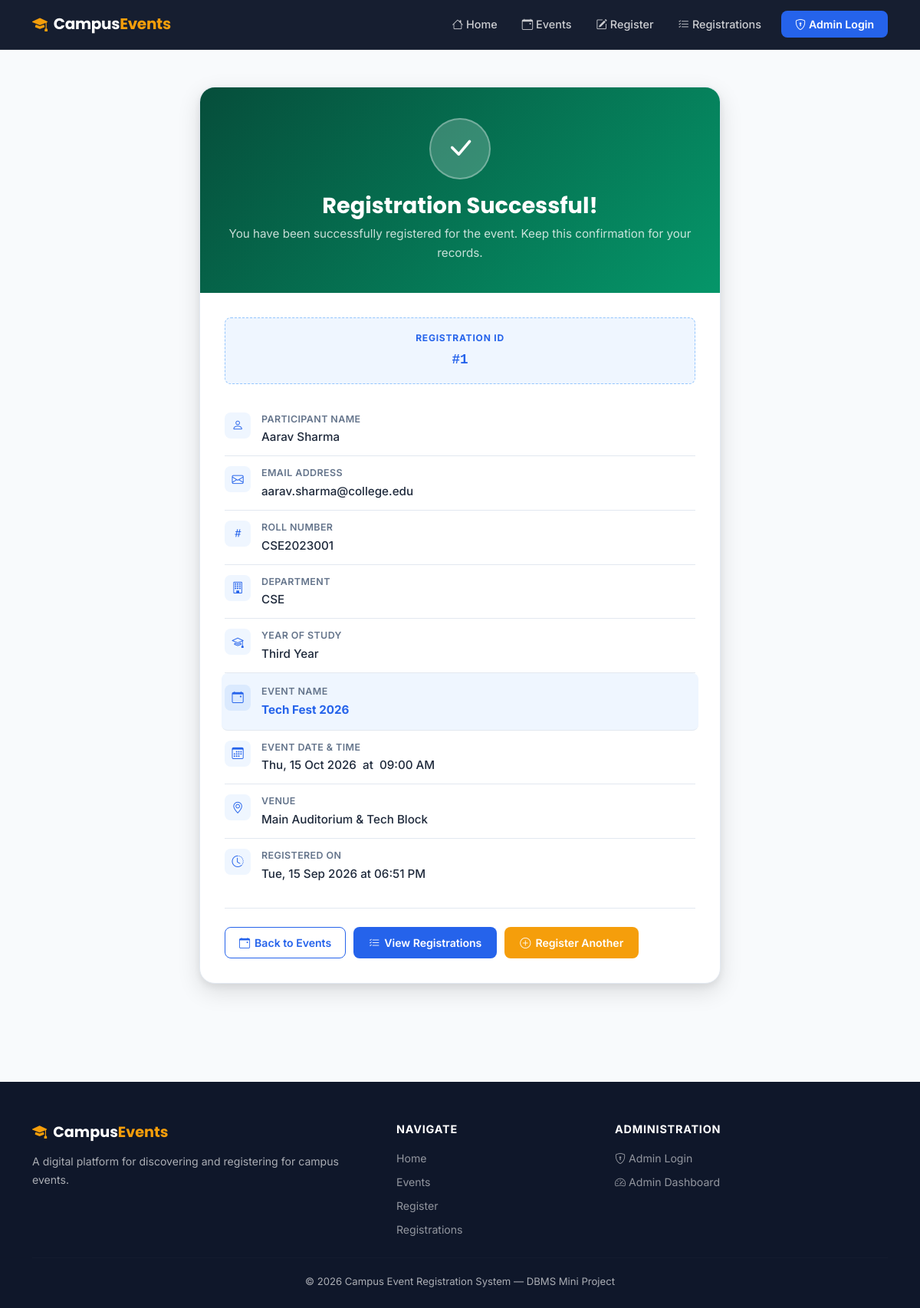
Screenshot of /registration_success.php?id=1 with the database file from the repository.
### tables this page shows
CREATE TABLE IF NOT EXISTS registrations (
    id               INT(11)      NOT NULL AUTO_INCREMENT,
    participant_name VARCHAR(100) NOT NULL,
    email            VARCHAR(150) NOT NULL,
    roll_no          VARCHAR(30)  NOT NULL,
    department       VARCHAR(50)  NOT NULL,
    year             VARCHAR(20)  NOT NULL,
    event_id         INT(11)      NOT NULL,
    registered_at    TIMESTAMP    NOT NULL DEFAULT CURRENT_TIMESTAMP,
    PRIMARY KEY (id),
    INDEX idx_event_id (event_id),
    INDEX idx_roll_no (roll_no),
    CONSTRAINT fk_event
        FOREIGN KEY (event_id)
        REFERENCES events(id)
        ON DELETE CASCADE
        ON UPDATE CASCADE
);

CREATE TABLE IF NOT EXISTS events (
    id              INT(11)       NOT NULL AUTO_INCREMENT,
    event_name      VARCHAR(150)  NOT NULL,
    description     TEXT          NOT NULL,
    event_date      DATE          NOT NULL,
    event_time      TIME          NOT NULL,
    venue           VARCHAR(200)  NOT NULL,
    organizer       VARCHAR(150)  NOT NULL,
    max_participants INT(11)      NOT NULL DEFAULT 100,
    status          ENUM('upcoming','ongoing','completed','cancelled') NOT NULL DEFAULT 'upcoming',
    created_at      TIMESTAMP     NOT NULL DEFAULT CURRENT_TIMESTAMP,
    PRIMARY KEY (id),
    INDEX idx_status (status),
    INDEX idx_event_date (event_date)
);

### registration_success.php (the view, shortened to what this page needs)
<?php
require_once 'db.php';
$reg_id = isset($_GET['id']) ? (int) $_GET['id'] : 0;
$reg = null;
$stmt = mysqli_prepare($conn,
    "SELECT r.id, r.participant_name, r.email, r.roll_no, r.department, r.year,
            r.registered_at,
            e.event_name, e.event_date, e.event_time, e.venue, e.organizer
     FROM registrations r
     JOIN events e ON r.event_id = e.id
     WHERE r.id = ?
     LIMIT 1"
);
mysqli_stmt_bind_param($stmt, 'i', $reg_id);
mysqli_stmt_execute($stmt);
$result = mysqli_stmt_get_result($stmt);
if ($result) {
    $reg = mysqli_fetch_assoc($result);
}
?>
<!DOCTYPE html>
<html lang="en">
<head>
    <link href="https://cdn.jsdelivr.net/npm/bootstrap@5.3.3/dist/css/bootstrap.min.css" rel="stylesheet">
    <link href="https://cdn.jsdelivr.net/npm/bootstrap-icons@1.11.3/font/bootstrap-icons.min.css" rel="stylesheet">
    <link href="css/style.css" rel="stylesheet">
</head>
<body>
<nav class="navbar navbar-custom navbar-expand-lg" id="mainNav">
    <div class="container">
        <a class="navbar-brand-text" href="index.php">
            <i class="bi bi-mortarboard-fill me-2" style="color:var(--accent);"></i>Campus<span>Events</span>
        </a>
        <div class="collapse navbar-collapse" id="navMenu">
            <ul class="navbar-nav ms-auto align-items-lg-center gap-lg-1">
                <li class="nav-item"><a class="nav-link" href="index.php"><i class="bi bi-house me-1"></i>Home</a></li>
                <li class="nav-item"><a class="nav-link" href="events.php"><i class="bi bi-calendar-event me-1"></i>Events</a></li>
                <li class="nav-item"><a class="nav-link" href="register.php"><i class="bi bi-pencil-square me-1"></i>Register</a></li>
                <li class="nav-item"><a class="nav-link" href="registrations.php"><i class="bi bi-list-check me-1"></i>Registrations</a></li>
                <li class="nav-item ms-lg-2">
                    <a class="nav-link btn-nav-cta" href="admin/login.php"><i class="bi bi-shield-lock me-1"></i>Admin Login</a>
                </li>
            </ul>
        </div>
    </div>
</nav>
<div class="container py-5">
    <div class="success-card">
        <div class="success-header">
            <div class="success-icon-ring">
                <i class="bi bi-check-lg" style="color:#fff;"></i>
            </div>
            <h1>Registration Successful!</h1>
            <p>You have been successfully registered for the event. Keep this confirmation for your records.</p>
        </div>
        <div class="success-body">
            <div style="background:var(--primary-light);border:1.5px dashed #93c5fd;border-radius:var(--radius-sm);padding:16px 18px;text-align:center;margin-bottom:24px;">
                <div style="font-size:.75rem;color:var(--primary);font-weight:700;text-transform:uppercase;letter-spacing:.8px;margin-bottom:4px;">
                    Registration ID
                </div>
                <div class="reg-id-large">#<?= htmlspecialchars($reg['id']) ?></div>
            </div>
            <div class="detail-row">
                <div class="detail-icon"><i class="bi bi-person"></i></div>
                <div>
                    <div class="detail-label">Participant Name</div>
                    <div class="detail-value"><?= htmlspecialchars($reg['participant_name']) ?></div>
                </div>
            </div>
            <div class="detail-row">
                <div class="detail-icon"><i class="bi bi-envelope"></i></div>
                <div>
                    <div class="detail-label">Email Address</div>
                    <div class="detail-value"><?= htmlspecialchars($reg['email']) ?></div>
                </div>
            </div>
            <div class="detail-row">
                <div class="detail-icon"><i class="bi bi-hash"></i></div>
                <div>
                    <div class="detail-label">Roll Number</div>
                    <div class="detail-value"><?= htmlspecialchars($reg['roll_no']) ?></div>
                </div>
            </div>
            <div class="detail-row">
                <div class="detail-icon"><i class="bi bi-building"></i></div>
                <div>
                    <div class="detail-label">Department</div>
                    <div class="detail-value"><?= htmlspecialchars($reg['department']) ?></div>
                </div>
            </div>
            <div class="detail-row">
                <div class="detail-icon"><i class="bi bi-mortarboard"></i></div>
                <div>
                    <div class="detail-label">Year of Study</div>
                    <div class="detail-value"><?= htmlspecialchars($reg['year']) ?></div>
                </div>
            </div>
            <div class="detail-row" style="background:var(--primary-light);margin:0 -4px;padding:14px 4px;border-radius:var(--radius-sm);">
                <div class="detail-icon" style="background:#dbeafe;"><i class="bi bi-calendar-event"></i></div>
                <div>
                    <div class="detail-label">Event Name</div>
                    <div class="detail-value" style="color:var(--primary);font-weight:700;">
                        <?= htmlspecialchars($reg['event_name']) ?>
                    </div>
                </div>
            </div>
            <div class="detail-row">
                <div class="detail-icon"><i class="bi bi-calendar3"></i></div>
                <div>
                    <div class="detail-label">Event Date &amp; Time</div>
                    <div class="detail-value">
                        <?= date('D, d M Y', strtotime($reg['event_date'])) ?>
                        &nbsp;at&nbsp;
                        <?= date('h:i A', strtotime($reg['event_time'])) ?>
                    </div>
                </div>
            </div>
            <div class="detail-row">
                <div class="detail-icon"><i class="bi bi-geo-alt"></i></div>
                <div>
                    <div class="detail-label">Venue</div>
                    <div class="detail-value"><?= htmlspecialchars($reg['venue']) ?></div>
                </div>
            </div>
            <div class="detail-row" style="border-bottom:none;">
                <div class="detail-icon"><i class="bi bi-clock-history"></i></div>
                <div>
                    <div class="detail-label">Registered On</div>
                    <div class="detail-value">
                        <?= date('D, d M Y \a\t h:i A', strtotime($reg['registered_at'])) ?>
                    </div>
                </div>
            </div>
            <div style="border-top:1px solid var(--border);margin-top:20px;padding-top:24px;display:flex;gap:10px;flex-wrap:wrap;">
                <a href="events.php" class="btn-outline-custom">
                    <i class="bi bi-calendar-event"></i> Back to Events
                </a>
                <a href="registrations.php" class="btn-primary-custom">
                    <i class="bi bi-list-check"></i> View Registrations
                </a>
                <a href="register.php" class="btn-accent-custom">
                    <i class="bi bi-plus-circle"></i> Register Another
                </a>
            </div>
        </div>
    </div>
</div>
<footer class="footer-custom">
    <div class="container">
        <div class="row gy-4 mb-3">
            <div class="col-lg-5">
                <div class="footer-brand"><i class="bi bi-mortarboard-fill me-2" style="color:var(--accent);"></i>Campus<span>Events</span></div>
                <p class="footer-desc">A digital platform for discovering and registering for campus events.</p>
            </div>
            <div class="col-lg-3 col-6">
                <div class="footer-heading">Navigate</div>
                <a href="index.php" class="footer-link">Home</a>
                <a href="events.php" class="footer-link">Events</a>
                <a href="register.php" class="footer-link">Register</a>
                <a href="registrations.php" class="footer-link">Registrations</a>
            </div>
            <div class="col-lg-4 col-6">
                <div class="footer-heading">Administration</div>
                <a href="admin/login.php" class="footer-link"><i class="bi bi-shield-lock me-1"></i>Admin Login</a>
                <a href="admin/dashboard.php" class="footer-link"><i class="bi bi-speedometer2 me-1"></i>Admin Dashboard</a>
            </div>
        </div>
        <hr class="footer-divider" style="margin-top:0;">
        <div class="footer-bottom">
            &copy; <?= date('Y') ?> Campus Event Registration System &mdash; DBMS Mini Project
        </div>
    </div>
</footer>
</body>
</html>

### registration_success.php (style rules this page uses)
.success-icon-ring { animation: popIn .5s ease forwards; }

### rows the page displays
registrations: id "1", participant_name "Aarav Sharma", email "aarav.sharma@college.edu", roll_no "CSE2023001", department "CSE", year "Third Year", event.event_name "Tech Fest 2026", event.event_date "Thu, 15 Oct 2026", event.event_time "09:00 AM", event.venue "Main Auditorium & Tech Block", registered_at "Tue, 15 Sep 2026 at 06:51 PM"
